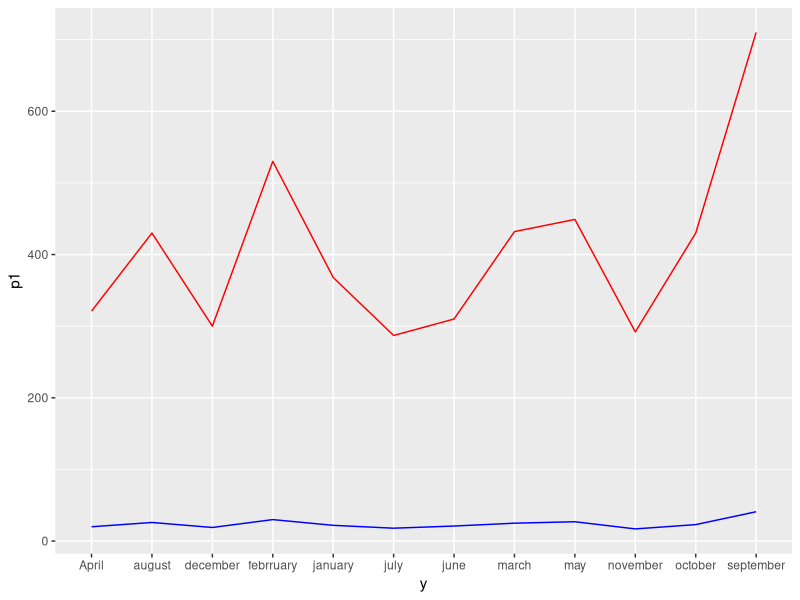

Reproduce this figure in R.
#page number-156
library(ggplot2)
library(dplyr)

y<-c("April","may","june","july","august","september","october","november","december","january","febrruary","march")
p1<-c(20,27,21,18,26,41,23,17,19,22,30,25)
p2<-c(321,449,310,287,430,710,430,292,300,368,530,432)
d<- data.frame(y,p1,p2)
d



q = ggplot( group = 1) + 
  geom_line(data=d, aes(x =y, y = p1), color = "blue", group = 1) +
  geom_line(data=d, aes(x =y, y = p2), color = "red", group = 1)


print(q)